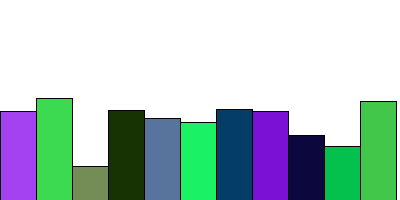
Frame 1 (no input)
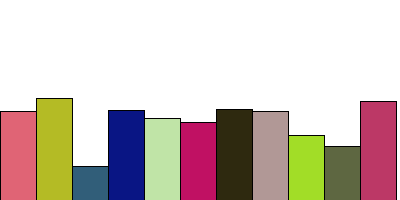
Frame 2 (the mouse pressed at the canvas centre, redrawn once)

The Processing sketch that drew these frames (run headless with seeded random() and noise(); the mouse was pressed at the canvas centre and the sketch redrawn once):

// Processing sketch: Bar_Graphs
// ── Bar_Graphs.pde
float[] graphy = {89, 102, 34, 90, 82, 78, 91, 89, 65, 54, 99};

void setup() {
  size(400, 200);
}

void draw() {
  background(255);
  DaGraph(graphy);
  noLoop();
}

void DaGraph(float[] numbers) {
  float barWidth=width/numbers.length;
  for (int i = 0; i < numbers.length; i++) {
    float x = i * barWidth;
    float y = height-numbers[i];
    //pick rando color
    fill(random(255),random(255),random(255));
    rect(x,y, barWidth, numbers[i]);
  }
}
    
